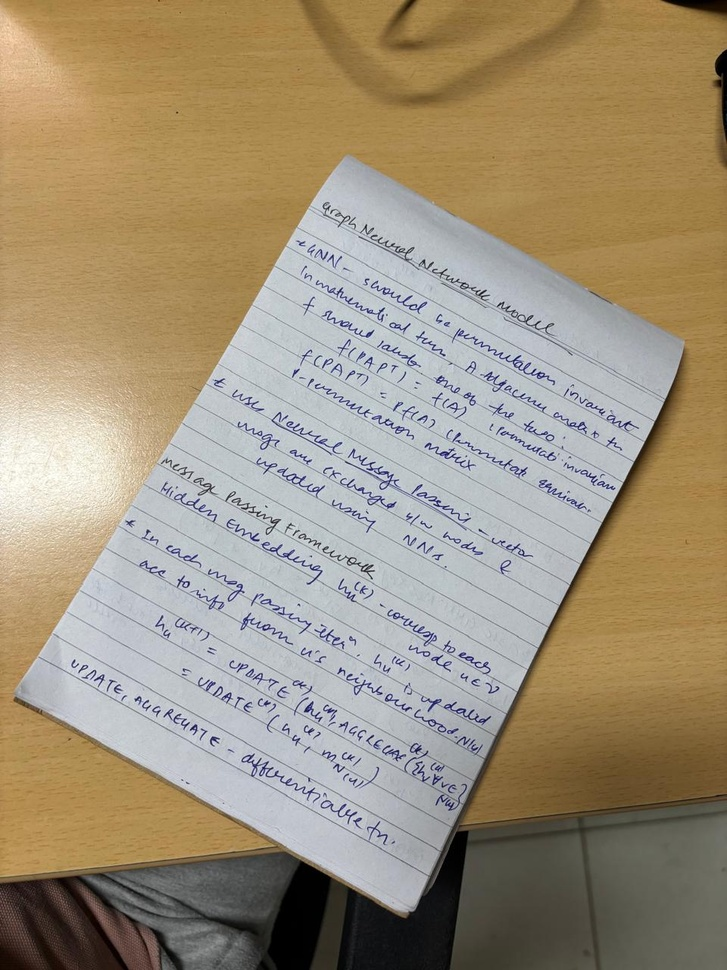
#> input picture ass1/p2/image.jpeg, 727 x 970 px, shrunk from 960 x 1280 before the run
$ python intensity.py image.jpeg out
#> lines starting #> are read from the running program, lines starting #| are printed output that depends on the picture; after the words box and inside, x2 and y2 are one past the last pixel; in counts of white or black regions, pixels touching at a corner belong together
import os
import sys
import cv2
import numpy as np
import matplotlib.pyplot as plt
from typing import Tuple

def ensure_dir(path: str) -> str:
    if not path or path.strip() == "":
        return os.getcwd()
    if not os.path.isdir(path):
        os.makedirs(path, exist_ok=True)
    return path

def load_image_gray(path: str) -> np.ndarray:
#> called with path = 'image.jpeg'
    img = cv2.imread(path, cv2.IMREAD_GRAYSCALE)
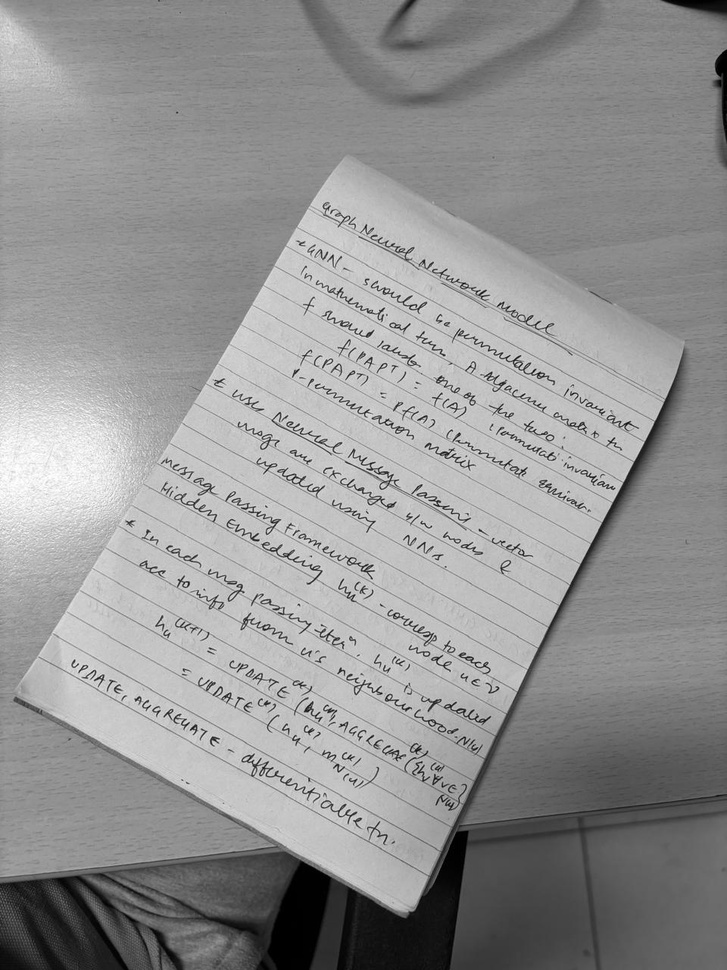
#> img: shape (970, 727); min 0, max 255, mean 147.4
    if img is None:
        raise RuntimeError(f"cv2.imread failed for {path}")
    return img

def save_image(path: str, img: np.ndarray) -> None:
    if img.dtype != np.uint8:
        img_to_save = np.clip(img, 0, 255).astype(np.uint8)
    else:
        img_to_save = img
    cv2.imwrite(path, img_to_save)

def plot_and_save_histogram(img: np.ndarray, out_path: str, title: str = None) -> None:
#> called with out_path = 'out/image_hist_orig.png', title = 'Original histogram'
    plt.figure(figsize=(6,3))
    plt.hist(img.ravel(), bins=256, range=(0,255))
    if title:
        plt.title(title)
    plt.xlabel("Intensity")
    plt.ylabel("Count")
    plt.tight_layout()
    plt.savefig(out_path, dpi=150)
#> figure, not shown here; tallest bar 15218 high, from x = 136.5 to 137.5
    plt.close()

def manual_threshold(img: np.ndarray, thresh: int) -> np.ndarray:
    # Simple binary threshold (paper ~ white, text ~ black)
#> called with thresh = 150
    _, out = cv2.threshold(img, thresh, 255, cv2.THRESH_BINARY)
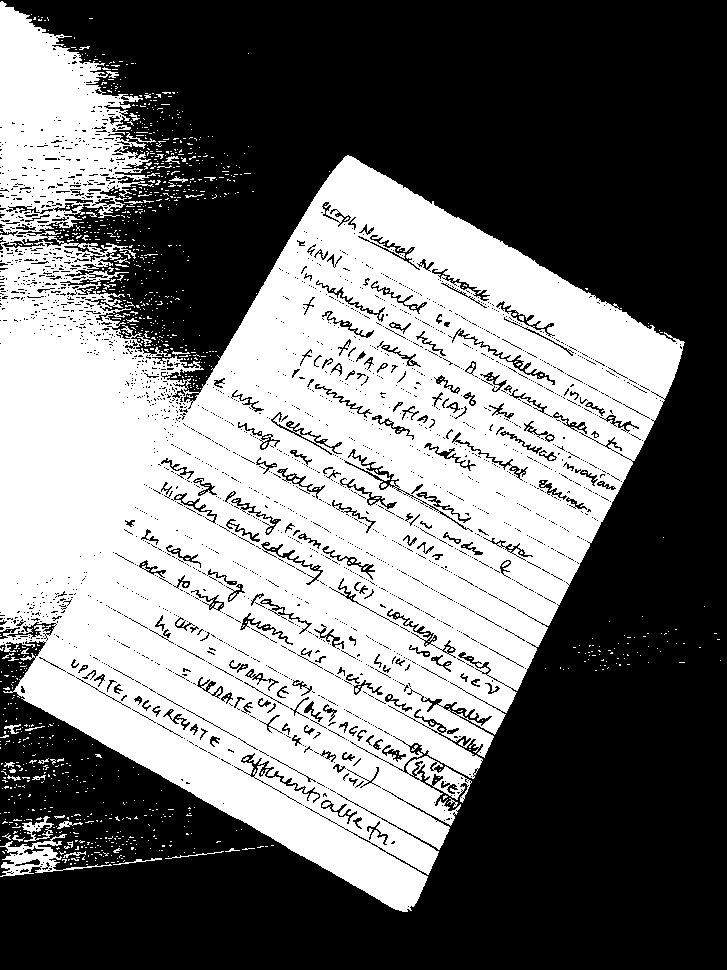
#> out: shape (970, 727); 45.1% white; 1154 white regions (1106 under 20 px), largest, box (x1, y1, x2, y2) and area: (0, 1, 685, 912) 311011, (0, 834, 112, 877) 1326, (22, 816, 54, 842) 297
    return out

def linear_transform(img: np.ndarray, a: float, b: float) -> np.ndarray:
    # Apply T(r) = a*r + b and clip to [0,255].
#> called with a = 1.9, b = -300
    out = a * img.astype(np.float32) + b
    out = np.clip(out, 0, 255).astype(np.uint8)
#> call 3 of plot_and_save_histogram, with out_path = 'out/image_hist_lin_manual.png', title = 'Linear manual a=1.9, b=-300.0'
#> in plot_and_save_histogram (call 3), `plt.savefig(out_path, dpi=150)`:
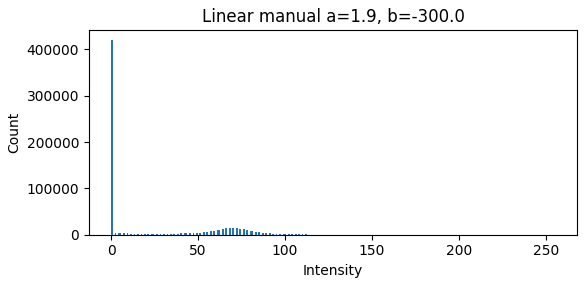
#> figure drawn by matplotlib, 1 panel; tallest bar 419890 high, from x = 0 to 0.996
    return out

def auto_linear_from_histogram(img: np.ndarray, low_pct: float = 2.0, high_pct: float = 98.0) -> Tuple[np.ndarray, float, float]:
#> called with low_pct = 1, high_pct = 99
    if img.size == 0:
        raise ValueError("Empty image")
    low = np.percentile(img, low_pct)
#> low = 10
    high = np.percentile(img, high_pct)
#> high = 232
    if high <= low:
        # fallback to min/max
        low = float(img.min())
        high = float(img.max())
        if high == low:
            # constant image
            return img.copy(), 1.0, 0.0
    a = 255.0 / (high - low)
#> a = 1.15
    b = -a * low
#> b = -11.49
    out = linear_transform(img, a, b)
    return out, a, b

def gamma_transform(img: np.ndarray, gamma: float, eps: float = 1e-6) -> np.ndarray:
    norm = img.astype(np.float32) / 255.0
    out = np.power(norm + eps, gamma)
    out = np.clip(out * 255.0, 0, 255).astype(np.uint8)
    return out

def histogram_equalization(img: np.ndarray) -> np.ndarray:
    return cv2.equalizeHist(img)

def process_image(in_path: str, out_dir: str) -> None:
    out_dir = ensure_dir(out_dir)
    base_name = os.path.splitext(os.path.basename(in_path))[0]

    img_gray = load_image_gray(in_path)
    save_image(os.path.join(out_dir, f"{base_name}_orig_gray.png"), img_gray)
    plot_and_save_histogram(img_gray, os.path.join(out_dir, f"{base_name}_hist_orig.png"), "Original histogram")

    # 1) Manual thresholding
    manual_thresh_value = 150
    thr_manual = manual_threshold(img_gray, manual_thresh_value)
    save_image(os.path.join(out_dir, f"{base_name}_manual_threshold_{manual_thresh_value}.png"), thr_manual)
    plot_and_save_histogram(thr_manual, os.path.join(out_dir, f"{base_name}_hist_thr_manual.png"),
                            f"Manual threshold {manual_thresh_value}")

    # 2) Linear transform manually chosen
    a_manual = 1.9
    b_manual = -300.0
    # a_manual = 0.5
    # b_manual = -40.0
    lin_manual = linear_transform(img_gray, a_manual, b_manual)
    save_image(os.path.join(out_dir, f"{base_name}_linear_manual_a{a_manual}_b{int(b_manual)}.png"), lin_manual)
    plot_and_save_histogram(lin_manual, os.path.join(out_dir, f"{base_name}_hist_lin_manual.png"),
                            f"Linear manual a={a_manual}, b={b_manual}")

    # 3) Automatic linear transform based on histogram percentiles
    auto_out, a_auto, b_auto = auto_linear_from_histogram(img_gray, low_pct=1.0, high_pct=99.0)
#> a_auto = 1.15; b_auto = -11.49
    save_image(os.path.join(out_dir, f"{base_name}_linear_auto_pct2_98.png"), auto_out)
    plot_and_save_histogram(auto_out, os.path.join(out_dir, f"{base_name}_hist_lin_auto.png"),
                            f"Auto linear a={a_auto:.3f}, b={b_auto:.1f}")

    # 4) Gamma transforms
    gamma_values = [0.6, 1.0, 1.6]
    for g in gamma_values:
        out_g = gamma_transform(img_gray, g)
        save_image(os.path.join(out_dir, f"{base_name}_gamma_{g:.2f}.png"), out_g)
        plot_and_save_histogram(out_g, os.path.join(out_dir, f"{base_name}_hist_gamma_{g:.2f}.png"),
                                f"Gamma {g}")
#> this loop made 3 passes
#> pass 1, in gamma_transform, `out = np.power(norm + eps, gamma)`:
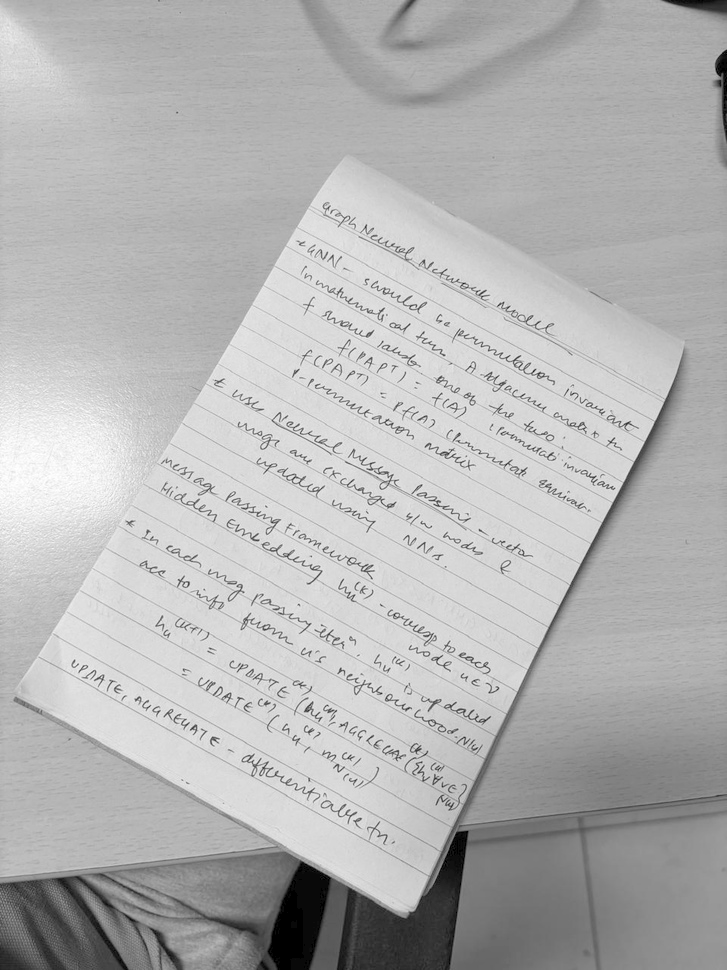
#> out: shape (970, 727) float32; min 0.000251, max 1, mean 0.707
#> after the loop:
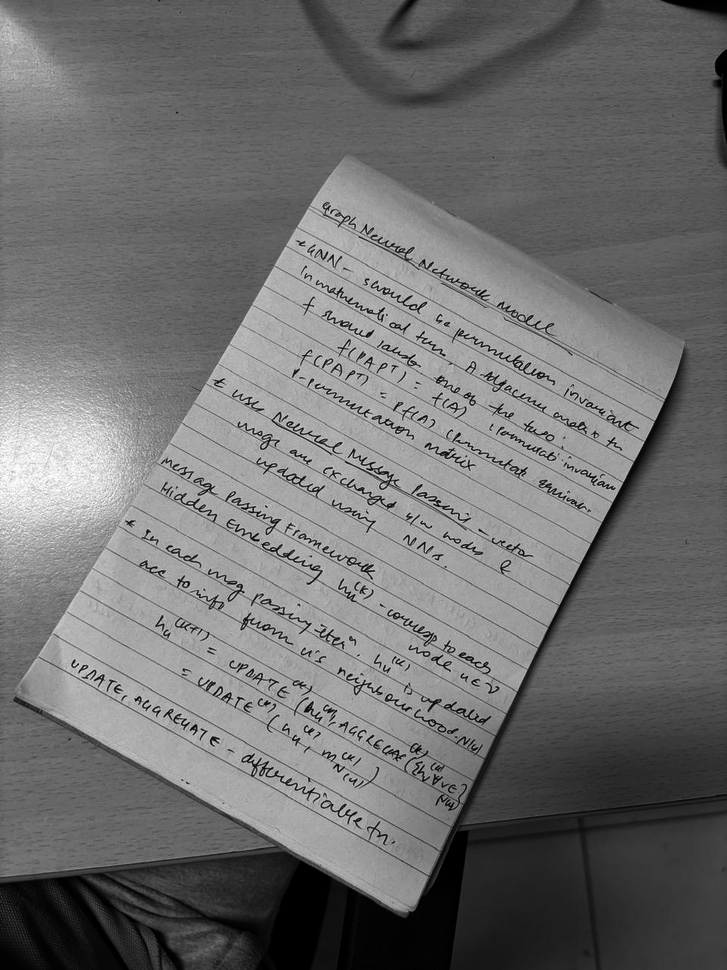
#> out_g: shape (970, 727); min 0, max 255, mean 111.1

    # 5) Histogram equalization
    heq = histogram_equalization(img_gray)
#> in histogram_equalization, `return cv2.equalizeHist(img)`:
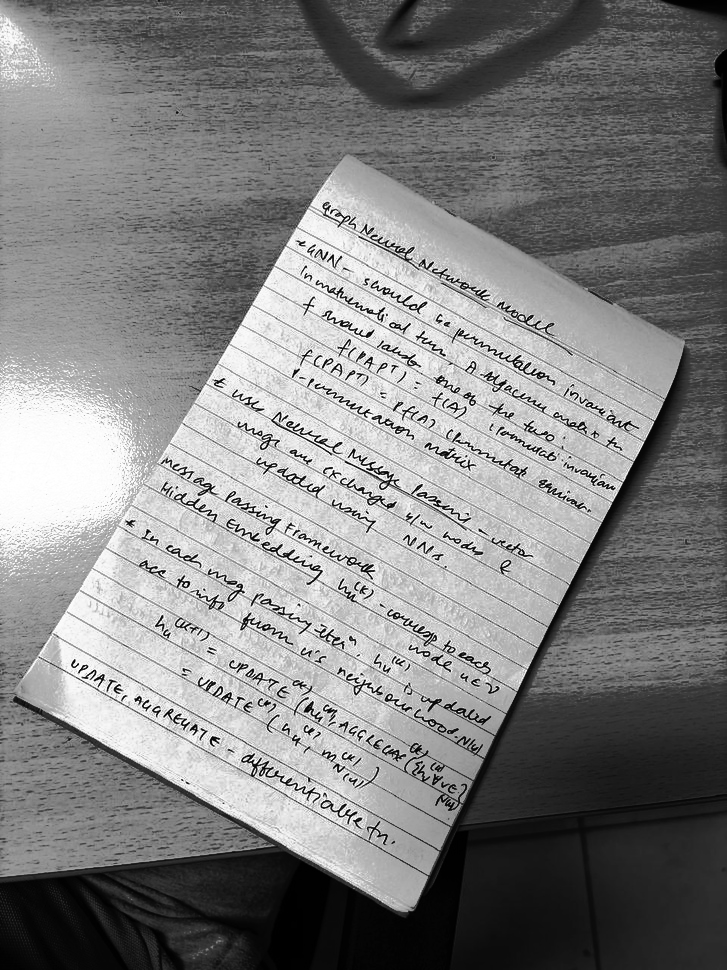
#> returned value: shape (970, 727); min 0, max 255, mean 128.4
    save_image(os.path.join(out_dir, f"{base_name}_histeq.png"), heq)
    plot_and_save_histogram(heq, os.path.join(out_dir, f"{base_name}_hist_histeq.png"), "Histogram Equalized")
#> in plot_and_save_histogram (call 8), `plt.savefig(out_path, dpi=150)`:
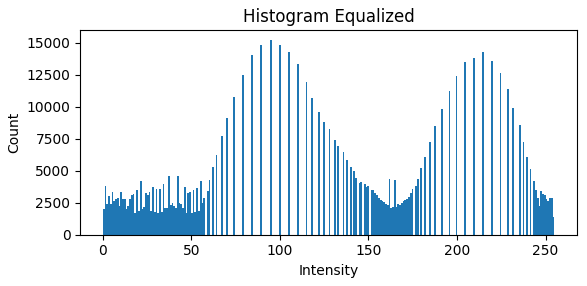
#> figure drawn by matplotlib, 1 panel; tallest bar 15218 high, from x = 94.63 to 95.62

    print(f"Saved results to: {out_dir}")
#| Saved results to: out
    print(f"Auto linear parameters: a={a_auto:.4f}, b={b_auto:.2f}")
#| Auto linear parameters: a=1.1486, b=-11.49
    print("Manual threshold used:", manual_thresh_value)
    print("Manual linear used: a=", a_manual, "b=", b_manual)
    print("Gamma values:", gamma_values)

def main():
    if len(sys.argv) < 2 or len(sys.argv) > 3:
        print("Usage: python intensity.py <input_image> [output_dir]")
        sys.exit(1)
    in_path = sys.argv[1]
    out_dir = sys.argv[2] if len(sys.argv) == 3 else os.path.join(os.path.dirname(__file__), "results")
    ensure_dir(out_dir)

    if not os.path.isfile(in_path):
        raise RuntimeError(f"Input image not found: {in_path}")

    process_image(in_path, out_dir)

if __name__ == "__main__":
    main()
